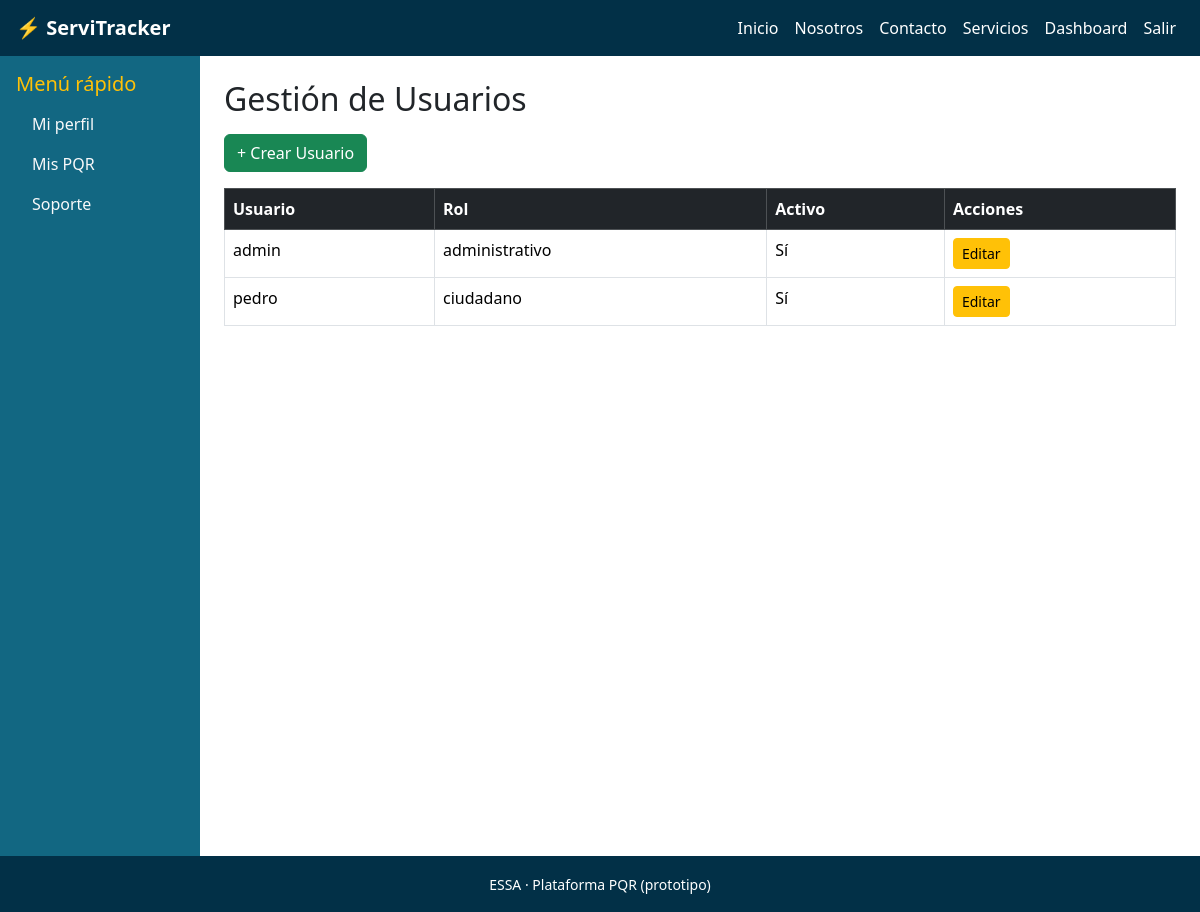
Screenshot of /gestion/usuarios/ (signed in) with the database file from the repository.
### core/models.py (models this page shows, shortened)
class Usuario(AbstractUser):
    class Rol(models.TextChoices):
        CIUDADANO = 'ciudadano', 'Ciudadano'
        TECNICO = 'tecnico', 'Técnnico'
        ADMINISTRATIVO = 'administrativo', 'Administrativo'
    telefono = models.CharField(max_length=20, blank=True, null=True)
    rol = models.CharField(max_length=20, choices=Rol.choices, default=Rol.CIUDADANO)
    numero_documento = models.CharField(max_length=50, blank=True, null=True)
    fecha_nacimiento = models.DateField(blank=True, null=True)
    numero_cuenta = models.CharField(max_length=100, blank=True, null=True)
    banco = models.CharField(max_length=100, blank=True, null=True)

### core/views.py (the view)
# urls.py: path('gestion/usuarios/', admin_gestion_usuarios, name='admin_gestion_usuarios'),
@login_required
def admin_gestion_usuarios(request):
    if request.user.rol != 'administrativo' and not request.user.is_superuser:
        return redirect('dashboard')
    usuarios = Usuario.objects.all().order_by('username')
    return render(request, 'dashboard/admin_gestion_usuarios.html', {'usuarios': usuarios})

### templates/dashboard/admin_gestion_usuarios.html (shortened to what this page needs)
{% extends 'base.html' %}
{% block content %}
<h2 class="mb-3">Gestión de Usuarios</h2>
<a href="{% url 'admin_crear_usuario' %}" class="btn btn-success mb-3">+ Crear Usuario</a>
<table class="table table-bordered">
  <thead class="table-dark">
    <tr>
      <th>Usuario</th>
      <th>Rol</th>
      <th>Activo</th>
      <th>Acciones</th>
    </tr>
  </thead>
  <tbody>
    {% for u in usuarios %}
    <tr>
      <td>{{ u.username }}</td>
      <td>{{ u.rol }}</td>
      <td>{{ u.is_active|yesno:"Sí,No" }}</td>
      <td>
        <a href="{% url 'admin_editar_usuario' u.id %}" class="btn btn-sm btn-warning">Editar</a>
      </td>
    </tr>
    {% empty %}
    <tr><td colspan="4">No hay usuarios registrados.</td></tr>
    {% endfor %}
  </tbody>
</table>
{% endblock %}

### static/css/style.css (style rules this page uses)
:root { --blue-light: #8ecae6; --blue-mid: #219ebc; --blue-deep: #126782; --blue-dark: #023047; --yellow: #ffb703; --orange-light: #fd9e02; --orange-dark: #fb8500; }
body { font-family: 'Segoe UI', Roboto, sans-serif; background-color: var(--blue-light); color: var(--blue-dark); min-height: 100vh; display: flex; flex-direction: column; }
h1, h2, h3 { color: var(--blue-dark); }
.table { border: 1px solid var(--blue-dark); }
.table thead { font-weight: bold; }

### rows the page displays
Usuario: username "admin", rol "administrativo", is_active "Sí"
Usuario: username "pedro", rol "ciudadano", is_active "Sí"
